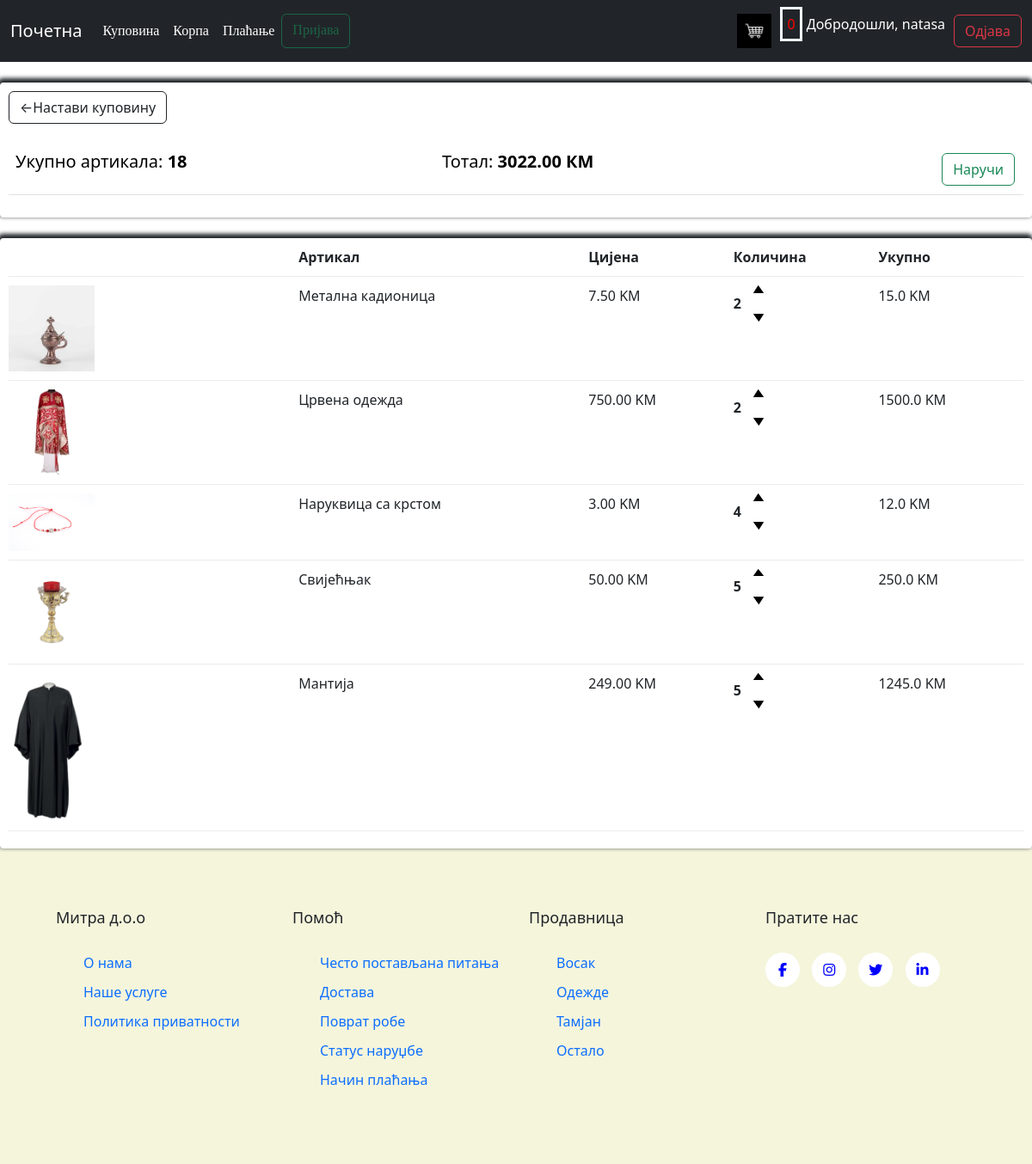
/korpa/ (signed in), run on the app's committed database.
### store/models.py (models this page shows, shortened)
class Order(models.Model):
    customer = models.ForeignKey(Customer, on_delete=models.SET_NULL, blank=True, null=True)
    date_order = models.DateTimeField(auto_now_add=True)
    complete = models.BooleanField(default=False, null=True, blank=True)
    transaction_id = models.CharField(max_length=200, null=True)
    @property
    def get_cart_total(self):
        orderitems = self.orderitem_set.all()
        total = sum([item.get_total for item in orderitems])
        return total
    @property
    def get_cart_items(self):
        orderitems = self.orderitem_set.all()
        total = sum([item.quantity for item in orderitems])
        return total

class OrderItem(models.Model):
    product = models.ForeignKey(Product, on_delete=models.SET_NULL, null=True, blank=True)
    order = models.ForeignKey(Order, on_delete=models.SET_NULL, null=True, blank=True)
    quantity = models.IntegerField(default=0, null=True, blank=True)
    date_added = models.DateTimeField(auto_now_add=True)
    @property
    def get_total(self):
        total = self.product.price * self.quantity
        return total

class Product(models.Model):
    name = models.CharField(max_length=200, null=True)
    price = models.FloatField()
    digital = models.BooleanField(default=False, null=True, blank=True)
    image = models.ImageField(null=True, blank=True)

### store/views.py (the view)
# urls.py: path('korpa/', views.cart, name='cart'),
def cart(request):
    if request.user.is_authenticated:
        customer = request.user.customer
        order, created = Order.objects.get_or_create(customer=customer, complete = False)
        items = order.orderitem_set.all()
    else:
        items = []
    context = {'items': items, 'order':order}
    return render(request, 'store/cart.html', context)

### store/templates/store/cart.html
{%extends 'store/base.html'%}
{%load static%}
{%block content%}
<div class="row">
    <div class="col-lg-12">
    <br>
        <div class="box-element">
            <a class="btn btn-outline-dark" href="{%url 'store'%}">&#8592;Настави куповину</a>
            <br><br>
            <table class="table">
                <tr>
                    <th><h5>Укупно артикала: <strong>{{order.get_cart_items}}</strong></h5></th>
                    <th><h5>Тотал: <strong>{{order.get_cart_total|floatformat:2}} КМ</strong></h5></th>
                    <th>
                        <a style="float: right; margin: 2px" class="btn btn-outline-success" href="{%url 'checkout'%}">Наручи</a>
                    </th>
                </tr>
            </table>
        </div>
    <br>
        <div class="box-element">
            <div class="cart-row">
                <div style="flex:2"></div>
                <div style="flex:2"><strong>Артикал</strong></div>
                <div style="flex:1"><strong>Цијена</strong></div>
                <div style="flex:1"><strong>Количина</strong></div>
                <div style="flex:1"><strong>Укупно</strong></div>
            </div>
            {% for item in items %}
            <div class="cart-row">
                <div style="flex:2"><img class="row-image" src="{{item.product.image.url}}"></div>
                <div style="flex:2">{{item.product.name}}</div>
                <div style="flex:1">{{item.product.price|floatformat:2}} KM</div>
                <div style="flex:1">
                    <p class="quantity">{{item.quantity}}</p>
                    <div class="quantity">
                    <img class="chg-quantity" src="{%static 'images/arrow-up.png'%}">
                    <br>
                    <img class="chg-quantity" src="{%static 'images/arrow-down.png'%}">
                    </div>
                </div>
                <div style="flex:1">{{item.get_total}} KM</div>
            </div>
            {% endfor %}
    </div>
        </div>
</div>
{%endblock content%}

### store/templates/store/base.html (shortened to what this page needs)
<!DOCTYPE html>
{%load static%}
<html>
    <head>
        <link rel="stylesheet" href="https://cdn.jsdelivr.net/npm/bootstrap@5.3.2/dist/css/bootstrap.min.css">
        <link rel="stylesheet" type="text/css" href="{%static 'css/main.css'%}">
        <link rel="stylesheet" type="text/css" href="{%static 'css/footer.css'%}">
        <link rel="stylesheet" type="text/css" href="{%static 'css/cart.css'%}">
        <link rel="stylesheet" type="text/css" href="{%static 'css/checkout.css'%}">
        <link rel="stylesheet" href="https://cdnjs.cloudflare.com/ajax/libs/font-awesome/6.5.2/css/all.min.css">
    </head>
    <body>
        <nav class="navbar navbar-expand-lg navbar-dark bg-dark";">
            <div class="container-fluid">
                <a class="navbar-brand" href="{%url 'home'%}">Почетна</a>
                <div class="collapse navbar-collapse" id="navbarSupportedContent">
                    <div class="navbar-nav me-auto mb-2 mb-lg-0">
                        <li class="nav-item">
                            <a class="nav-link active" aria-current="page" href="{%url 'store'%}">Куповина</a>
                        </li>
                      <li class="nav-item">
                        {%if user.is_authenticated%}
                        <a class="nav-link active" aria-current="page" href="{%url 'cart'%}">Корпа</a>
                        {%else%}
                        <a class="nav-link disabled" aria-current="page" href="{%url 'cart'%}">Корпа</a>
                        {%endif%}
                      </li>
                      <li class="nav-item">
                        {%if user.is_authenticated%}
                        <a class="nav-link active" aria-current="page" href="{%url 'checkout'%}">Плаћање</a>
                        {%else%}
                        <a class="nav-link disabled" aria-current="page" href="{%url 'checkout'%}">Плаћање</a>
                        {%endif%}
                      </li>
                      {%if user.is_authenticated%}
                        <a class="btn btn-outline-success disabled" href="{%url 'login'%}" >Пријава</a></p>
                        {%else%}
                        <a class="btn btn-outline-success active" href="{%url 'login'%}" >Пријава</a></p>
                        {%endif%}
            </div>
            {%if user.is_authenticated%}
            <a href="{%url 'cart'%}">
                <img id="cart-icon" src="{%static 'images/cart.jpg'%}" height="40" width="40" style="margin-right: 10px;">
                </a>
                <p style="color: red;margin-right:5px;padding: 5px; border-style:solid; border-color: aliceblue;" id="cart-total">0</p>
            {%endif%}
            {%if user.is_authenticated%}
            <p style="color: white;">Добродошли, {{user.username }} </p>
            {%endif%}
            {%if user.is_authenticated%}
            <a href="{%url 'odjava'%}" class="btn btn-outline-danger" style="margin-left: 10px;">Одјава</a></p >
            {%endif%}
            </div>
                </div>
        </nav>
        {%block content%}
        {%endblock content%}
        <footer class="footer";">
            <div class="container">
                <div class="row">
                    <div class="footer-col">
                        <h4>Митра д.о.о</h4>
                        <ul>
                            <li><a href="#">О нама</a></li>
                            <li><a href="#">Наше услуге</a></li>
                            <li><a href="#">Политика приватности</a></li>
                        </ul>
                    </div>
                    <div class="footer-col">
                        <h4>Помоћ</h4>
                        <ul>
                            <li><a href="#">Често постављанa питања</a></li>
                            <li><a href="#">Достава</a></li>
                            <li><a href="#">Поврат робе</a></li>
                            <li><a href="#">Статус наруџбе</a></li>
                            <li><a href="#">Начин плаћања</a></li>
                        </ul>
                    </div>
                    <div class="footer-col">
                        <h4>Продавница</h4>
                        <ul>
                            <li><a href="#">Восак</a></li>
                            <li><a href="#">Одежде</a></li>
                            <li><a href="#">Тамјан</a></li>
                            <li><a href="#">Остало</a></li>
                        </ul>
                    </div>
                    <div class="footer-col">
                        <h4>Пратите нас</h4>
                        <div class="social-links">
                            <a href="http://facebook.com/crkva.reljevo"><i class="fab fa-facebook-f"></i></a>
                            <a href="http://instagram.com"><i class="fab fa-instagram"></i></a>
                            <a href="http://twitter.com"><i class="fab fa-twitter"></i></a>
                            <a href="http://linkedin.com"><i class="fab fa-linkedin-in"></i></a>
                        </div>
                    </div>
                </div>
            </div>
        </footer>
    </body>
</html>

### static/css/main.css (style rules this page uses)
.navbar-nav { font-family: Cambria, Cochin, Georgia, Times, 'Times New Roman', serif; }
.box-element { box-shadow: hsl(0, 0%, 80%) 0 0 16px; border-radius: 4px; background-color: #fff; padding: 10px; box-shadow: -1px -3px 5px 2px; }

### static/css/footer.css (style rules this page uses)
.container { max-width: 1100px; margin: auto; }
.row { display: flex; flex-wrap: wrap; }
ul { list-style: none; }
.footer { background-color:beige; padding: 70px 0; }
.footer-col { width: 25%; padding: 0 15px; }
.footer-col h4 { font-size: 18px; margin-bottom: 30px; }
.footer-col ul li a { font-size: 16px; text-decoration: none; display: block; }
.footer-col ul li:not(:last-child) { margin-bottom: 10px; }
.footer-col .social-links a { display: inline-block; height: 40px; width: 40px; background-color: white; margin: 0 10px 10px 0; text-align: center; line-height: 40px; border-radius: 50%; color: blue }

### static/css/cart.css (style rules this page uses)
.cart-row { display: flex; align-items: flex-stretch; padding-bottom: 10px; margin-bottom: 10px; border-bottom: 1px solid #ececec; }
.row-image { width: 100px; }
.quantity { display: inline-block; font-weight: 700; padding-right: 10px; }
.chg-quantity { width: 12px; cursor: pointer; display: block; }

### data on the page
Order: get_cart_items "18", get_cart_total "3022.00"
OrderItem: product.image (picture), product.name "Метална кадионица", product.price "7.50", quantity "2", get_total "15.0"
OrderItem: product.image (picture), product.name "Црвена одежда", product.price "750.00", quantity "2", get_total "1500.0"
OrderItem: product.image (picture), product.name "Наруквица са крстом", product.price "3.00", quantity "4", get_total "12.0"
OrderItem: product.image (picture), product.name "Свијећњак", product.price "50.00", quantity "5", get_total "250.0"
OrderItem: product.image (picture), product.name "Мантија", product.price "249.00", quantity "5", get_total "1245.0"

### other printed values
{{ user.username }} "natasa"
